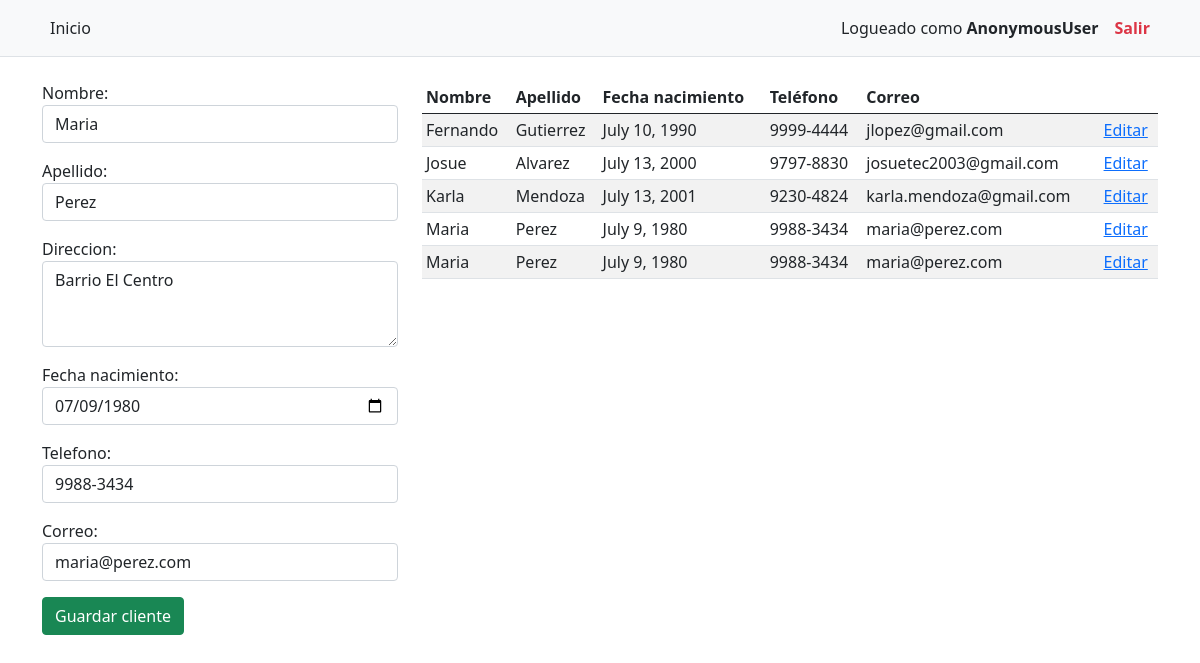
Screenshot of /clientes/?id=3 with the database file from the repository.
### app_banco/models.py (models this page shows, shortened)
class Cliente(models.Model):
    nombre = models.CharField(max_length=25)
    apellido = models.CharField(max_length=25)
    direccion = models.TextField()
    fecha_nacimiento = models.DateField()
    telefono = models.CharField(max_length=9)
    correo = models.EmailField(max_length=25)
    user = models.OneToOneField(User, on_delete=models.CASCADE, null=True, blank=True)

### app_banco/views.py (the view)
# urls.py: path('clientes/', views.clientes_view, name="clientes_view"),
def clientes_view(request):
    id = request.GET.get('id')
    cliente = None
    if id:
        cliente = get_object_or_404(Cliente, pk=id)
    form = ClienteForm(instance=cliente) # instancia
    clientes = Cliente.objects.all().order_by('nombre', 'apellido')
    return render(request, 'banco/clientes.html', {'form': form, 'clientes': clientes})

### app_banco/forms.py
class ClienteForm(forms.ModelForm):
    class Meta:
        model = Cliente
        fields = '__all__'
        exclude = ('user',)
        widgets = {
            'nombre': forms.TextInput(attrs={'class': 'form-control'}),
            'apellido': forms.TextInput(attrs={'class': 'form-control'}),
            'direccion': forms.Textarea(attrs={'class': 'form-control', 'rows': 3}),
            'fecha_nacimiento': forms.DateInput(attrs={'class': 'form-control', 'type': 'date'}),
            'telefono': forms.TextInput(attrs={'class': 'form-control', 'type': 'tel'}),
            'correo': forms.EmailInput(attrs={'class': 'form-control'}),
        }

### app_banco/templates/banco/clientes.html (shortened to what this page needs)
{% extends 'banco/base.html' %}
{% block container %}
<div class="row">
    <div class="col-4">
        {% if request.GET.id %}
        <form action="{% url 'clientes_actualizar' request.GET.id %}" method="post">
        {% else %}
        <form action="{% url 'clientes_gestion' %}" method="post">
        {% endif %}
            {{ form.as_p }}
            <input type="submit" class="btn btn-success" value="Guardar cliente">
        </form>
    </div>
    <div class="col-8">
        <table class="table table-sm table-hover table-striped">
            <thead>
                <tr>
                    <th>Nombre</th>
                    <th>Apellido</th>
                    <th>Fecha nacimiento</th>
                    <th>Teléfono</th>
                    <th>Correo</th>
                    <th></th>
                </tr>
            </thead>
            <tbody>
            {% for cli in clientes %}
                <tr>
                    <td>{{ cli.nombre }}</td>
                    <td>{{ cli.apellido }}</td>
                    <td>{{ cli.fecha_nacimiento }}</td>
                    <td>{{ cli.telefono }}</td>
                    <td>{{ cli.correo }}</td>
                    <td>
                        <a href="{% url 'clientes_view' %}?id={{ cli.id}}">Editar</a>
                    </td>
                </tr>
            {% empty %}
                <tr>
                    <td colspan="6">No hay clientes registrados al momento</td>
                </tr>
            {% endfor %}
            </tbody>
        </table>
    </div>
</div>
{% endblock %}

### rows the page displays
Cliente: nombre "Maria", apellido "Perez", direccion "Barrio El Centro", fecha_nacimiento "07/09/1980", telefono "9988-3434", correo "maria@perez.com", fecha_nacimiento "July 9, 1980"
Cliente: nombre "Fernando", apellido "Gutierrez", fecha_nacimiento "July 10, 1990", telefono "9999-4444", correo "jlopez@gmail.com"
Cliente: nombre "Josue", apellido "Alvarez", fecha_nacimiento "July 13, 2000", telefono "9797-8830", correo "josuetec2003@gmail.com"
Cliente: nombre "Karla", apellido "Mendoza", fecha_nacimiento "July 13, 2001", telefono "9230-4824", correo "karla.mendoza@gmail.com"
Cliente: nombre "Maria", apellido "Perez", fecha_nacimiento "July 9, 1980", telefono "9988-3434", correo "maria@perez.com"

### other values shown
{{ request.user }} "AnonymousUser"
